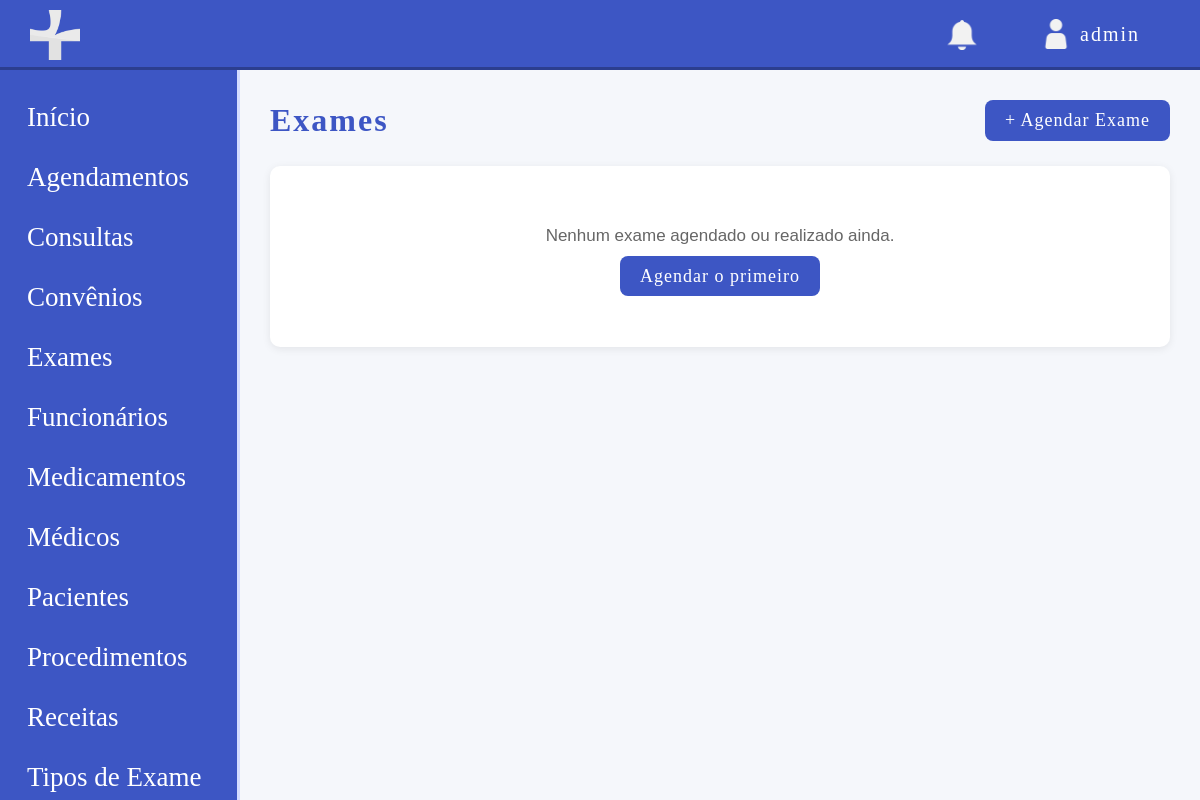
Page /modulos/exames/listar_exame.php (signed in) on the earlier database version.
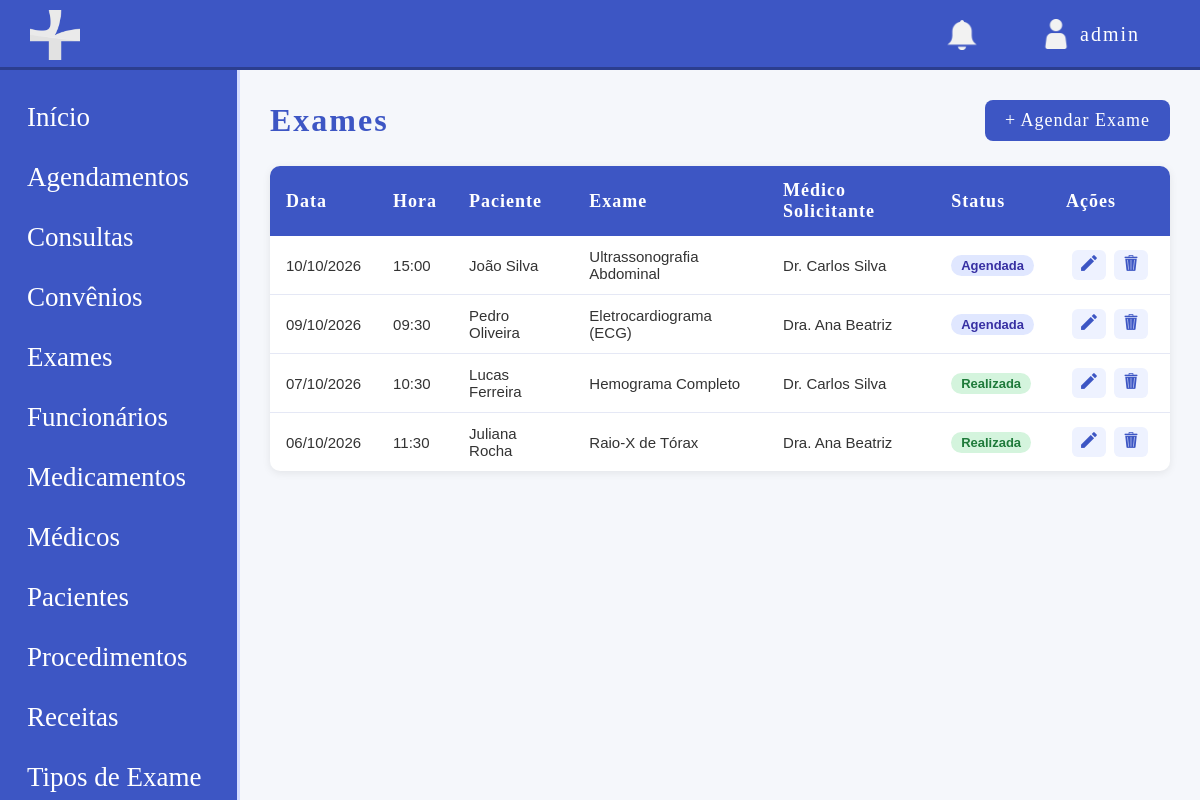
Same page on the later database version.
### tables this page shows
CREATE TABLE exame (
    id INT UNSIGNED NOT NULL AUTO_INCREMENT,
    id_consulta INT UNSIGNED NOT NULL,
    id_tipo INT UNSIGNED NOT NULL,
    data_realizacao DATE NOT NULL,
    hora_realizacao TIME NOT NULL,
    resultado TEXT,
    status ENUM('Agendada', 'Realizada', 'Cancelada') NOT NULL,
    observacoes TEXT,
    data_registro TIMESTAMP DEFAULT CURRENT_TIMESTAMP,
    PRIMARY KEY (id),
    KEY FK_exame_consulta (id_consulta),
    KEY FK_exame_tipoexame (id_tipo),
    CONSTRAINT FK_exame_consulta FOREIGN KEY (id_consulta) REFERENCES consulta (id),
    CONSTRAINT FK_exame_tipoexame FOREIGN KEY (id_tipo) REFERENCES tipo_exame (id)
);

CREATE TABLE paciente (
    id INT UNSIGNED NOT NULL AUTO_INCREMENT,
    id_convenio INT UNSIGNED DEFAULT NULL,
    nome VARCHAR(50) NOT NULL,
    email VARCHAR(100) NOT NULL,
    cpf CHAR(14) NOT NULL,
    rg VARCHAR(20) NOT NULL,
    data_nascimento DATE NOT NULL,
    telefone VARCHAR(20) NOT NULL,
    cep CHAR(9) NOT NULL,
    estado VARCHAR(50) NOT NULL,
    cidade VARCHAR(50) NOT NULL,
    bairro VARCHAR(50) NOT NULL,
    rua VARCHAR(200) NOT NULL,
    numero VARCHAR(15) NOT NULL,
    numero_convenio VARCHAR(30) DEFAULT NULL,
    condicoes_especiais TEXT,
    status ENUM('ATIVO', 'INATIVO') NOT NULL DEFAULT 'ATIVO',
    data_registro TIMESTAMP DEFAULT CURRENT_TIMESTAMP,
    PRIMARY KEY (id),
    UNIQUE KEY cpf (cpf),
    UNIQUE KEY rg (rg),
    KEY fk_paciente_convenio (id_convenio),
    CONSTRAINT fk_paciente_convenio FOREIGN KEY (id_convenio) REFERENCES convenio (id)
);

CREATE TABLE tipo_exame (
    id INT UNSIGNED NOT NULL AUTO_INCREMENT,
    nome VARCHAR(100) NOT NULL,
    ativo TINYINT(1) NOT NULL DEFAULT 1,
    data_registro TIMESTAMP DEFAULT CURRENT_TIMESTAMP,
    PRIMARY KEY (id),
    UNIQUE KEY nome (nome)
);

CREATE TABLE medico (
    id INT UNSIGNED NOT NULL AUTO_INCREMENT,
    nome VARCHAR(50) NOT NULL,
    email VARCHAR(100) NOT NULL,
    crm VARCHAR(20) NOT NULL,
    especialidade VARCHAR(50) DEFAULT NULL,
    cpf CHAR(14) NOT NULL,
    rg VARCHAR(20) NOT NULL,
    data_nascimento DATE NOT NULL,
    telefone VARCHAR(20) NOT NULL,
    cep CHAR(9) NOT NULL,
    estado VARCHAR(50) NOT NULL,
    cidade VARCHAR(50) NOT NULL,
    bairro VARCHAR(50) NOT NULL,
    rua VARCHAR(200) NOT NULL,
    numero VARCHAR(15) NOT NULL,
    salario DECIMAL(10,2) NOT NULL,
    status ENUM('ATIVO', 'INATIVO') NOT NULL DEFAULT 'ATIVO',
    data_registro TIMESTAMP DEFAULT CURRENT_TIMESTAMP,
    PRIMARY KEY (id),
    UNIQUE KEY CRMS (crm),
    UNIQUE KEY cpf (cpf),
    UNIQUE KEY rg (rg)
);

### modulos/exames/listar_exame.php (the view, shortened to what this page needs)
<?php
require '../../config/conexao.php';
$base = '/site-clinicamedica';
$sql = "SELECT e.*,
               t.nome AS nome_tipo,
               p.nome AS nome_paciente,
               m.nome AS nome_medico,
               e.data_realizacao, e.hora_realizacao
        FROM exame e
        JOIN tipo_exame t ON e.id_tipo = t.id
        JOIN consulta c ON e.id_consulta = c.id
        JOIN paciente p ON c.id_paciente = p.id
        JOIN medico m ON c.id_medico = m.id
        ORDER BY e.data_realizacao DESC, e.hora_realizacao DESC";
$exames = $pdo->query($sql)->fetchAll();
?>
<!DOCTYPE html>
<html lang="pt-br">
<head>
    <link rel="stylesheet" href="<?php echo $base; ?>/css/style.css">
</head>
<body class="dashbody">
    <?php include '../../includes/header.php'; ?>
    <div class="layout">
        <?php include '../../includes/sidebar.php'; ?>
        <main class="main">
            <div class="pagina-topo">
                <h1>Exames</h1>
                <a href="agendar_exame.php" class="btn-novo">+ Agendar Exame</a>
            </div>
            <?php if (count($exames) === 0): ?>
                <div class="vazio">
                    <p>Nenhum exame agendado ou realizado ainda.</p>
                    <a href="agendar_exame.php" class="btn-novo">Agendar o primeiro</a>
                </div>
            <?php else: ?>
                <table class="tabela">
                    <thead>
                        <tr>
                            <th>Data</th>
                            <th>Hora</th>
                            <th>Paciente</th>
                            <th>Exame</th>
                            <th>Médico Solicitante</th>
                            <th>Status</th>
                            <th style="width: 120px;">Ações</th>
                        </tr>
                    </thead>
                    <tbody>
                        <?php foreach ($exames as $e): ?>
                            <tr class="<?php echo $e['status'] === 'Cancelada' ? 'linha-inativa' : ''; ?>">
                                <td><?php echo date('d/m/Y', strtotime($e['data_realizacao'])); ?></td>
                                <td><?php echo substr($e['hora_realizacao'], 0, 5); ?></td>
                                <td><?php echo htmlspecialchars($e['nome_paciente']); ?></td>
                                <td><?php echo htmlspecialchars($e['nome_tipo']); ?></td>
                                <td><?php echo htmlspecialchars($e['nome_medico']); ?></td>
                                <td>
                                    <?php if ($e['status'] === 'Agendada'): ?>
                                        <span class="tag" style="background: #e0e7ff; color: #3730a3;">Agendada</span>
                                    <?php elseif ($e['status'] === 'Realizada'): ?>
                                        <span class="tag tag-ativo">Realizada</span>
                                    <?php else: ?>
                                        <span class="tag tag-inativo">Cancelada</span>
                                    <?php endif; ?>
                                </td>
                                <td class="acoes">
                                    <a href="remarcar_exame.php?id=<?php echo $e['id']; ?>" class="btn-acao" title="Editar">
                                        <img src="../../img/editar_icon.png" class="iconeacao" alt="Editar">
                                    </a>
                                    <a href="excluir_exame.php?id=<?php echo $e['id']; ?>"
                                       class="btn-acao btn-excluir"
                                       title="Excluir"
                                       onclick="return confirm('Tem certeza que deseja excluir este exame?');">
                                        <img src="../../img/excluir_icon.png" class="iconeacao" alt="Excluir">
                                    </a>
                                </td>
                            </tr>
                        <?php endforeach; ?>
                    </tbody>
                </table>
            <?php endif; ?>
        </main>
    </div>
</body>
</html>

Differences in the rows shown:
added exame: data_realizacao "10/10/2026", hora_realizacao "15:00", paciente.nome "João Silva", id_tipo.nome "Ultrassonografia Abdominal", medico.nome "Dr. Carlos Silva", status "Agendada"
added exame: data_realizacao "09/10/2026", hora_realizacao "09:30", paciente.nome "Pedro Oliveira", id_tipo.nome "Eletrocardiograma (ECG)", medico.nome "Dra. Ana Beatriz", status "Agendada"
added exame: data_realizacao "07/10/2026", hora_realizacao "10:30", paciente.nome "Lucas Ferreira", id_tipo.nome "Hemograma Completo", medico.nome "Dr. Carlos Silva", status "Realizada"
added exame: data_realizacao "06/10/2026", hora_realizacao "11:30", paciente.nome "Juliana Rocha", id_tipo.nome "Raio-X de Tórax", medico.nome "Dra. Ana Beatriz", status "Realizada"
Other differences:
text no longer shown: "Nenhum exame agendado ou realizado ainda. Agendar o primeiro"
text now shown: "Data Hora Paciente Exame Médico Solicitante Status Ações"
